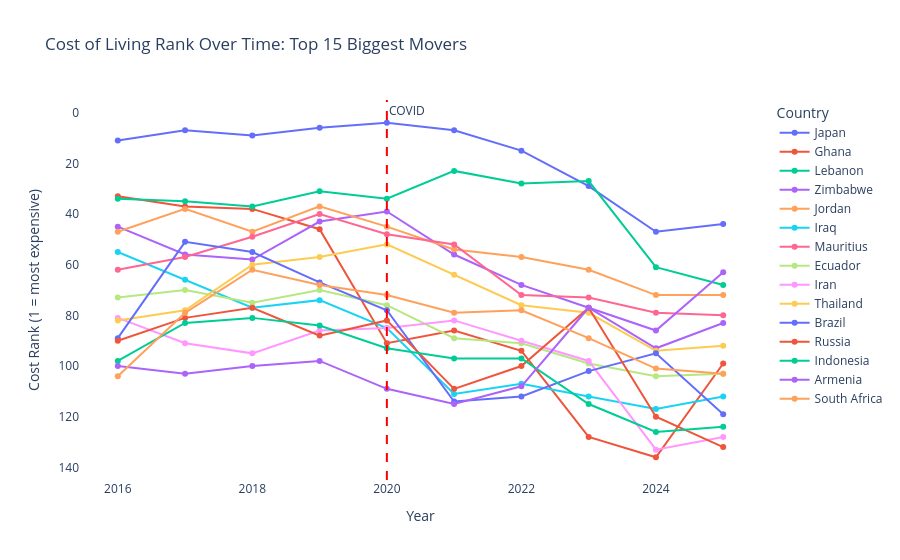

Notebook source saved alongside this figure:
### Code cell
# 8.8 Visualise rank shifts for top movers
top_movers = rank_shift.reindex(
    rank_shift['rank_change'].abs().nlargest(15).index
)['Country'].tolist()

trend = df_consistent[df_consistent['Country'].isin(top_movers)]

fig = px.line(
    trend,
    x='year',
    y='cost_rank',
    color='Country',
    title='Cost of Living Rank Over Time: Top 15 Biggest Movers',
    markers=True,
    labels={'cost_rank': 'Cost Rank (1 = most expensive)', 'year': 'Year'}
)
fig.add_vline(x=2020, line_dash='dash', line_color='red', annotation_text='COVID')
fig.update_yaxes(autorange='reversed')
fig.update_layout(plot_bgcolor='white', paper_bgcolor='white')
fig.show()

### Figure 1 — Plotly figure (JSON) as saved in the notebook; plotly's stock layout.template omitted (floating-point values rounded to 4 significant figures)
{"data": [{"hovertemplate": "Country=Japan<br>Year=%{x}<br>Cost Rank (1 = most expensive)=%{y}<extra></extra>", "legendgroup": "Japan", "line": {"color": "#636efa", "dash": "solid"}, "marker": {"symbol": "circle"}, "mode": "lines+markers", "name": "Japan", "orientation": "v", "showlegend": true, "type": "scatter", "x": [2016, 2017, 2018, 2019, 2020, 2021, 2022, 2023, 2024, 2025], "xaxis": "x", "y": [11, 7, 9, 6, 4, 7, 15, 29, 47, 44], "yaxis": "y"}, {"hovertemplate": "Country=Ghana<br>Year=%{x}<br>Cost Rank (1 = most expensive)=%{y}<extra></extra>", "legendgroup": "Ghana", "line": {"color": "#EF553B", "dash": "solid"}, "marker": {"symbol": "circle"}, "mode": "lines+markers", "name": "Ghana", "orientation": "v", "showlegend": true, "type": "scatter", "x": [2016, 2017, 2018, 2019, 2020, 2021, 2022, 2023, 2024, 2025], "xaxis": "x", "y": [33, 37, 38, 46, 91, 86, 94, 128, 136, 99], "yaxis": "y"}, {"hovertemplate": "Country=Lebanon<br>Year=%{x}<br>Cost Rank (1 = most expensive)=%{y}<extra></extra>", "legendgroup": "Lebanon", "line": {"color": "#00cc96", "dash": "solid"}, "marker": {"symbol": "circle"}, "mode": "lines+markers", "name": "Lebanon", "orientation": "v", "showlegend": true, "type": "scatter", "x": [2016, 2017, 2018, 2019, 2020, 2021, 2022, 2023, 2024, 2025], "xaxis": "x", "y": [34, 35, 37, 31, 34, 23, 28, 27, 61, 68], "yaxis": "y"}, {"hovertemplate": "Country=Zimbabwe<br>Year=%{x}<br>Cost Rank (1 = most expensive)=%{y}<extra></extra>", "legendgroup": "Zimbabwe", "line": {"color": "#ab63fa", "dash": "solid"}, "marker": {"symbol": "circle"}, "mode": "lines+markers", "name": "Zimbabwe", "orientation": "v", "showlegend": true, "type": "scatter", "x": [2016, 2017, 2018, 2019, 2020, 2021, 2022, 2023, 2024, 2025], "xaxis": "x", "y": [45, 56, 58, 43, 39, 56, 68, 77, 93, 83], "yaxis": "y"}, {"hovertemplate": "Country=Jordan<br>Year=%{x}<br>Cost Rank (1 = most expensive)=%{y}<extra></extra>", "legendgroup": "Jordan", "line": {"color": "#FFA15A", "dash": "solid"}, "marker": {"symbol": "circle"}, "mode": "lines+markers", "name": "Jordan", "orientation": "v", "showlegend": true, "type": "scatter", "x": [2016, 2017, 2018, 2019, 2020, 2021, 2022, 2023, 2024, 2025], "xaxis": "x", "y": [47, 38, 47, 37, 45, 54, 57, 62, 72, 72], "yaxis": "y"}, {"hovertemplate": "Country=Iraq<br>Year=%{x}<br>Cost Rank (1 = most expensive)=%{y}<extra></extra>", "legendgroup": "Iraq", "line": {"color": "#19d3f3", "dash": "solid"}, "marker": {"symbol": "circle"}, "mode": "lines+markers", "name": "Iraq", "orientation": "v", "showlegend": true, "type": "scatter", "x": [2016, 2017, 2018, 2019, 2020, 2021, 2022, 2023, 2024, 2025], "xaxis": "x", "y": [55, 66, 77, 74, 85, 111, 107, 112, 117, 112], "yaxis": "y"}, {"hovertemplate": "Country=Mauritius<br>Year=%{x}<br>Cost Rank (1 = most expensive)=%{y}<extra></extra>", "legendgroup": "Mauritius", "line": {"color": "#FF6692", "dash": "solid"}, "marker": {"symbol": "circle"}, "mode": "lines+markers", "name": "Mauritius", "orientation": "v", "showlegend": true, "type": "scatter", "x": [2016, 2017, 2018, 2019, 2020, 2021, 2022, 2023, 2024, 2025], "xaxis": "x", "y": [62, 57, 49, 40, 48, 52, 72, 73, 79, 80], "yaxis": "y"}, {"hovertemplate": "Country=Ecuador<br>Year=%{x}<br>Cost Rank (1 = most expensive)=%{y}<extra></extra>", "legendgroup": "Ecuador", "line": {"color": "#B6E880", "dash": "solid"}, "marker": {"symbol": "circle"}, "mode": "lines+markers", "name": "Ecuador", "orientation": "v", "showlegend": true, "type": "scatter", "x": [2016, 2017, 2018, 2019, 2020, 2021, 2022, 2023, 2024, 2025], "xaxis": "x", "y": [73, 70, 75, 70, 76, 89, 91, 99, 104, 103], "yaxis": "y"}, {"hovertemplate": "Country=Iran<br>Year=%{x}<br>Cost Rank (1 = most expensive)=%{y}<extra></extra>", "legendgroup": "Iran", "line": {"color": "#FF97FF", "dash": "solid"}, "marker": {"symbol": "circle"}, "mode": "lines+markers", "name": "Iran", "orientation": "v", "showlegend": true, "type": "scatter", "x": [2016, 2017, 2018, 2019, 2020, 2021, 2022, 2023, 2024, 2025], "xaxis": "x", "y": [81, 91, 95, 86, 85, 82, 90, 98, 133, 128], "yaxis": "y"}, {"hovertemplate": "Country=Thailand<br>Year=%{x}<br>Cost Rank (1 = most expensive)=%{y}<extra></extra>", "legendgroup": "Thailand", "line": {"color": "#FECB52", "dash": "solid"}, "marker": {"symbol": "circle"}, "mode": "lines+markers", "name": "Thailand", "orientation": "v", "showlegend": true, "type": "scatter", "x": [2016, 2017, 2018, 2019, 2020, 2021, 2022, 2023, 2024, 2025], "xaxis": "x", "y": [82, 78, 60, 57, 52, 64, 76, 79, 94, 92], "yaxis": "y"}, {"hovertemplate": "Country=Brazil<br>Year=%{x}<br>Cost Rank (1 = most expensive)=%{y}<extra></extra>", "legendgroup": "Brazil", "line": {"color": "#636efa", "dash": "solid"}, "marker": {"symbol": "circle"}, "mode": "lines+markers", "name": "Brazil", "orientation": "v", "showlegend": true, "type": "scatter", "x": [2016, 2017, 2018, 2019, 2020, 2021, 2022, 2023, 2024, 2025], "xaxis": "x", "y": [89, 51, 55, 67, 78, 114, 112, 102, 95, 119], "yaxis": "y"}, {"hovertemplate": "Country=Russia<br>Year=%{x}<br>Cost Rank (1 = most expensive)=%{y}<extra></extra>", "legendgroup": "Russia", "line": {"color": "#EF553B", "dash": "solid"}, "marker": {"symbol": "circle"}, "mode": "lines+markers", "name": "Russia", "orientation": "v", "showlegend": true, "type": "scatter", "x": [2016, 2017, 2018, 2019, 2020, 2021, 2022, 2023, 2024, 2025], "xaxis": "x", "y": [90, 81, 77, 88, 82, 109, 100, 77, 120, 132], "yaxis": "y"}, {"hovertemplate": "Country=Indonesia<br>Year=%{x}<br>Cost Rank (1 = most expensive)=%{y}<extra></extra>", "legendgroup": "Indonesia", "line": {"color": "#00cc96", "dash": "solid"}, "marker": {"symbol": "circle"}, "mode": "lines+markers", "name": "Indonesia", "orientation": "v", "showlegend": true, "type": "scatter", "x": [2016, 2017, 2018, 2019, 2020, 2021, 2022, 2023, 2024, 2025], "xaxis": "x", "y": [98, 83, 81, 84, 93, 97, 97, 115, 126, 124], "yaxis": "y"}, {"hovertemplate": "Country=Armenia<br>Year=%{x}<br>Cost Rank (1 = most expensive)=%{y}<extra></extra>", "legendgroup": "Armenia", "line": {"color": "#ab63fa", "dash": "solid"}, "marker": {"symbol": "circle"}, "mode": "lines+markers", "name": "Armenia", "orientation": "v", "showlegend": true, "type": "scatter", "x": [2016, 2017, 2018, 2019, 2020, 2021, 2022, 2023, 2024, 2025], "xaxis": "x", "y": [100, 103, 100, 98, 109, 115, 108, 77, 86, 63], "yaxis": "y"}, {"hovertemplate": "Country=South Africa<br>Year=%{x}<br>Cost Rank (1 = most expensive)=%{y}<extra></extra>", "legendgroup": "South Africa", "line": {"color": "#FFA15A", "dash": "solid"}, "marker": {"symbol": "circle"}, "mode": "lines+markers", "name": "South Africa", "orientation": "v", "showlegend": true, "type": "scatter", "x": [2016, 2017, 2018, 2019, 2020, 2021, 2022, 2023, 2024, 2025], "xaxis": "x", "y": [104, 79, 62, 68, 72, 79, 78, 89, 101, 103], "yaxis": "y"}], "layout": {"annotations": [{"showarrow": false, "text": "COVID", "x": 2020, "xanchor": "left", "xref": "x", "y": 1, "yanchor": "top", "yref": "y domain"}], "legend": {"title": {"text": "Country"}, "tracegroupgap": 0}, "paper_bgcolor": "white", "plot_bgcolor": "white", "shapes": [{"line": {"color": "red", "dash": "dash"}, "type": "line", "x0": 2020, "x1": 2020, "xref": "x", "y0": 0, "y1": 1, "yref": "y domain"}], "title": {"text": "Cost of Living Rank Over Time: Top 15 Biggest Movers"}, "xaxis": {"anchor": "y", "domain": [0, 1], "title": {"text": "Year"}}, "yaxis": {"anchor": "x", "autorange": "reversed", "domain": [0, 1], "title": {"text": "Cost Rank (1 = most expensive)"}}}}
